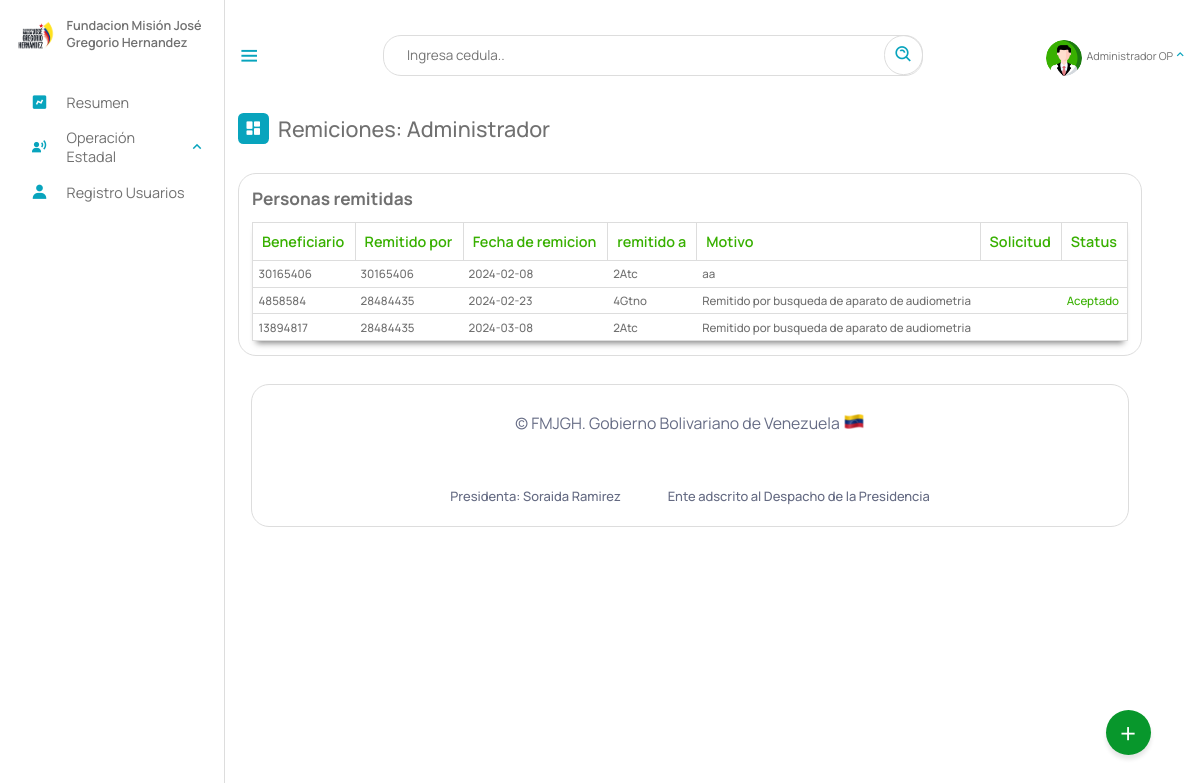
The page /Escritorio/01-remitidos_oac.php (signed in) on the database as committed earlier.
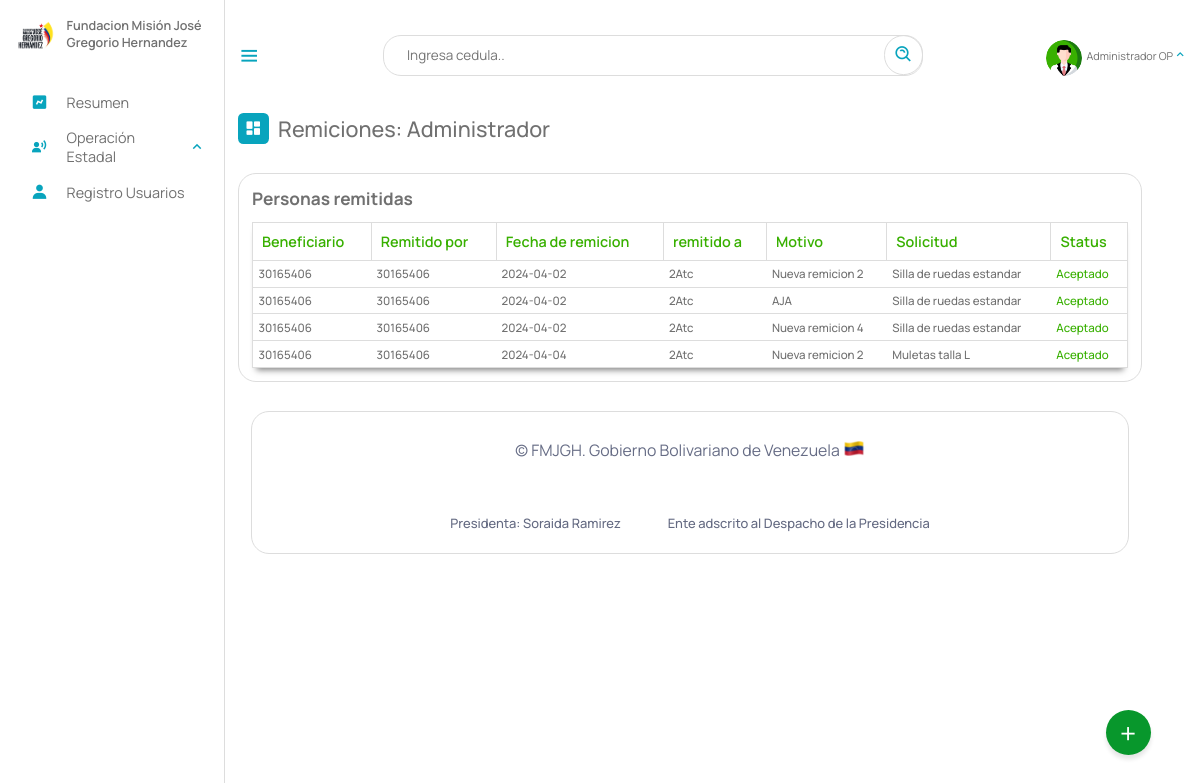
The same page on the database as committed later.
### tables this page shows
CREATE TABLE `remitidos` (
  `id` int(11) NOT NULL AUTO_INCREMENT,
  `cedula` int(12) NOT NULL,
  `departamento` varchar(5) NOT NULL,
  `coordinacion` varchar(12) DEFAULT NULL,
  `por` text NOT NULL,
  `gerencia_remitente` varchar(5) NOT NULL,
  `fecha` date NOT NULL,
  `motivo` text NOT NULL,
  `statu` text DEFAULT NULL,
  `informe` varchar(2048) DEFAULT NULL,
  `solicitud` text DEFAULT NULL,
  PRIMARY KEY (`id`),
  KEY `cedula` (`cedula`),
  KEY `departamento` (`departamento`),
  KEY `gerencia_remitente` (`gerencia_remitente`),
  KEY `coordinacion` (`coordinacion`),
  CONSTRAINT `remitidos_ibfk_1` FOREIGN KEY (`departamento`) REFERENCES `gerencia` (`id`) ON DELETE CASCADE ON UPDATE CASCADE,
  CONSTRAINT `remitidos_ibfk_2` FOREIGN KEY (`gerencia_remitente`) REFERENCES `gerencia` (`id`) ON DELETE CASCADE
);

### php/6-remitir.php (called while the page is built, shortened)
<?php
include_once("ManejadorBD.php");
class remitido extends ManejadorBD{
		private $gerencia;
        private $cnn;
        public function __construct($tipoConexion){
            $this->cnn = parent::conectar($tipoConexion);
        }
		public function setgerencia($gerencia)
		{
		    $this->gerencia = $gerencia;
		}
		public function consultarTodosRemitidosOAC(){
			try{
				$stmt = $this->cnn->prepare("SELECT * FROM remitidos WHERE gerencia_remitente = :gerencia");
				$stmt->setFetchMode(PDO::FETCH_ASSOC);
				$stmt->bindParam(':gerencia', $this->gerencia);
				$stmt->execute();
				return $stmt->fetchAll();
	        }catch(PDOException $error) {
				echo "Error: ejecutando consulta SQL.".$error->getMessage();
				exit();
	        }
		}
}

### php/ManejadorBD.php (called while the page is built, shortened)
<?php
	class ManejadorBD extends PDO {
		public $srv	= SRV;
		public $usr	= USR;
		public $pas	= PAS;
		public $dbn	= BDN;
		public function conectar($tipoConexion){
			try{
				switch ($tipoConexion) {
				    case 1:
				        $dsn = "mysql:host=$this->srv;dbname=$this->dbn";
				        break;
				}
				$dbh = new PDO($dsn, $this->usr, $this->pas);
    			$dbh->setAttribute(PDO::ATTR_ERRMODE, PDO::ERRMODE_EXCEPTION);
			}catch(PDOException $error){
                echo "Error al Conectar con la Base de Datos: ".$error->getMessage();
                exit();
			}
            $this->conexionBD = $dbh;
			return $this->conexionBD;
		}
	}
?>

### Escritorio/01-remitidos_oac.php (the view, shortened to what this page needs)
<?php
include_once("partearriba.php");
?>
<div class="dash-contenido">
    <div class="overview">
        <div class="titulo">
            <i class='bx bxs-dashboard'> </i>
            <span class="link-name">Remiciones: <?php echo $rol ?></span>
        </div>
    </div>
    <div class="tabla-atencion">
        <h2>Personas remitidas</h2>
        <table>
            <thead>
                <tr>
                    <th>Beneficiario</th>
                    <th>Remitido por</th>
                    <th>Fecha de remicion</th>
                    <th>remitido a</th>
                    <th>Motivo</th>
                    <th>Solicitud</th>
                    <th>Status</th>
                </tr>
            </thead>
            <tbody>
                <?php
                include_once("../php/6-remitir.php");
                $aten = new remitido(1);
                if ($rol == "Superusuario") {
                    $consulta = $aten->consultarTodosRemitidosSUPERADMIN();
                    $cantidadRegistros = count($consulta);
                    if ($consulta) {
                        foreach ($consulta as $registros) {
                        ?>
                            <tr>
                                <td><?php echo $registros["cedula"] ?></td>
                                <td><?php echo $registros["por"] . " <span style='color: blue;'><b>[" . $registros["gerencia_remitente"] . "]</b></span>" ?></td>
                                <td><?php echo $registros["fecha"] ?></td>
                                <td><?php echo $registros["departamento"] ?></td>
                                <td><?php echo $registros["motivo"] ?></td>
                                <td><?php echo $registros["solicitud"] ?></td>
                                <?php if ($registros["statu"] == "Aceptado") { ?>
                                    <td style="color: #38b000"><?php echo  $registros["statu"] ?></td>
                                <?php } elseif ($registros["statu"] == "Rechazado") { ?>
                                    <td style="color: #f16d64"><?php echo  $registros["statu"] ?></td>
                                <?php   }else{
                                    echo "<td></td>";
                                } ?>
                            </tr>
                        <?php
                        }
                    }
                } else {
                    $aten->setgerencia($gerencia);
                    $consulta = $aten->consultarTodosRemitidosOAC();
                    if ($consulta) {
                        foreach ($consulta as $registros) {
                        ?>
                            <tr>
                                <td><?php echo $registros["cedula"] ?></td>
                                <td><?php echo $registros["por"]  ?></td>
                                <td><?php echo $registros["fecha"] ?></td>
                                <td><?php echo $registros["departamento"] ?></td>
                                <td><?php echo $registros["motivo"] ?></td>
                                <td><?php echo $registros["solicitud"] ?></td>
                                <?php if ($registros["statu"] == "Aceptado") { ?>
                                    <td style="color: #38b000"><?php echo  $registros["statu"] ?></td>
                                <?php } elseif ($registros["statu"] == "Rechazado") { ?>
                                    <td style="color: #f16d64"><?php echo  $registros["statu"] ?></td>
                                <?php   }else{
                                    echo "<td></td>";
                                } ?>
                            </tr>
                        <?php
                        }
                    }
                }
                ?>
            </tbody>
        </table>
    </div>
</div>
<?php
include_once("parteabajo.php");
?>

### Escritorio/partearriba.php (shortened to what this page needs)
<!DOCTYPE html>
<html lang="es">
<head>
    <link rel="stylesheet" href="estilo.css">
    <link rel="stylesheet" href="dash.css">
    <link rel="stylesheet" href="02-buttons/01-buttons.css">
    <link href='https://unpkg.com/boxicons@2.1.4/css/boxicons.min.css' rel='stylesheet'>
<link rel="stylesheet" href="https://cdnjs.cloudflare.com/ajax/libs/font-awesome/6.5.2/css/all.min.css" />
</head>
<body>
    <?php
    if (isset($_SESSION['cedula'])) {
        $NombreUsuarioActivo = $_SESSION['nombre'];
        $rol = $_SESSION["rol"];
        $gerencia = $_SESSION['gerencia'];
    }
    switch ($rol) {
        case "1adm":
            $rol = "Administrador";
            break;
    }
    ?>
    <nav class="sidebar">
        <header>
            <div class="image-text">
                <span class="image">
                    <img src="logo3.png" alt="logo">
                </span>
                <div class="text header-text">
                    <span class="name">Fundacion Misión José Gregorio Hernandez</span>
                </div>
            </div>
        </header>
        <ul class="nav-links">
            <li>
                <a href="index.php">
                    <i class='bx bxs-chart'></i>
                    <span class="link-name">Resumen</span>
                </a>
            </li>
            <?php
            if ($gerencia == "4Gtno" || $rol == "Superusuario") {
            ?>
                <li>
                    <div class="ioncn-link">
                        <a>
                            <i class='bx bxs-user-voice'></i>
                            <span class="link-name">Operación Estadal</span>
                        </a>
                        <i class='bx bx-chevron-up'></i>
                    </div>
                </li>
            <?php
            }
            ?>
            <?php
            if ($rol == "Administrador" || $rol == "Superusuario") {
            ?>
                <li>
                    <a href="03-registro.php">
                        <i class='bx bxs-user'></i>
                        <span class="link-name">Registro Usuarios</span>
                    </a>
                </li>
            <?php
            }
            ?>
        </ul>
    </nav>
    <main class="menu-dash">
        <div class="top">
            <i class='bx bx-menu sidebar-toggle'></i>
            <div class="busqueda">
                <input type="text" id="input_search" placeholder="Ingresa cedula..">
                <a href="#" class="search" id="search"><i class='bx bx-search-alt bx-rotate-90'></i></a>
            </div>
            <li>
                <div class="ioncn-link">
                    <a><?php
                            if($_SESSION["profile_photo"]){
                                $ruta = "fotos_perfil/". $_SESSION["profile_photo"];
                            }else{
                                $ruta = "profile.png";
                            }
                        ?>
                        <div class="img-profi">
                             <img src="<?php echo $ruta ?>" alt="">
                        </div>
                        <span class="link_name" id="user_active"><?php echo $NombreUsuarioActivo ?></span>
                    </a>
                    <i class='bx bx-chevron-up'></i>
                </div>
            </li>
        </div>
        <div class="action">
            <span class="abrir" onclick="actionToggle()">+</span>
        </div>

### Escritorio/parteabajo.php (shortened to what this page needs)
<div class="footer__info container">
    <span class="footer_copy">
        &#169; FMJGH. Gobierno Bolivariano de Venezuela <img src="ve.png">
    </span>
    <br><br>
    <div class="footer__privacy">
        <a>Presidenta: Soraida Ramirez</a>
        <a>Ente adscrito al Despacho de la Presidencia</a>
    </div>
</div>
</main>
</body>
</html>

### Escritorio/estilo.css (style rules this page uses)
* { font-family: 'Manrope', sans-serif; margin: 0; padding: 0; box-sizing: border-box; scroll-behavior: smooth; }
:root { --body-color: ; --tran-03:all 0.2 ease ; --tran-03:all 0.3s ease ; --tran-03:all 0.4s ease ; --tran-03:all 0.5s ease ; }
body { height: 100vh; background-color: #fff; }
.sidebar .text { font-size: 14px; font-weight: 500; color: #707070; }
.sidebar .image { min-width: 60px; display: flex; align-items: center; }
.sidebar { position: fixed; top: 0; left: 0; height: 100%; width: 250px; padding: 20px 0px 0px 14px ; background-color: #fff; transition: 0.3s; border-right: 1px solid #ddd; }
.sidebar header { position: relative; }
.sidebar .image-text img { width: 50px; border-radius: 6px; }
.sidebar header .image-text { display: flex; align-items: center; }
header .image-text .header-text { display: flex; flex-direction: column; transition: 0.3; }
.header-text .name { font-weight: 600; text-align: left; margin-top: -2px; }
.sidebar .nav-links { background-color: rgb(255, 255, 255); height: 100%; padding-top: 30px; }
.sidebar .nav-links li { position: relative; list-style: none; transition: all 0.4s ease; }
.sidebar .nav-links li .ioncn-link { display: flex; align-items: left; justify-content: space-between; }
.bx-chevron-up { transition: transform .3s; }
.sidebar .nav-links li i { height: 50px; min-width: 60px; text-align: center; line-height: 50px; color:#08A4BD ; font-size: 20px; }
.sidebar .nav-links li a { text-decoration: none; display: flex; align-items: center; justify-content: left; }
.sidebar .nav-links li a .link-name { font-size: 16px; font-weight: 400; color: #707070; transition: 0.3s ease; }
.menu-dash { position: relative; left: 250px; background-color: #fff; height: 100vh; width: calc(100% - 300px); padding: 10px 14px; transition: 0.3s; }
.menu-dash .top { display: flex; position: fixed; top: 0px; left: 250px; align-items: center; justify-content: space-between; width: calc(100% - 250px); backdrop-filter: blur(15px); padding: 10px 14px; transition: 0.3; height: 123px; z-index: 500; }
.menu-dash .top .sidebar-toggle { font-size: 26px; cursor: pointer; color: #08A4BD; }
.menu-dash .top .busqueda { position: relative; height: 45px; max-width: 600px; width: 100%; margin: 0 30px; }
.top .busqueda input { height: 100%; width: 100%; position: absolute; border: 1px solid #ddd; padding: 0 50px 0 25px; outline: none; font-size: 15px; border-radius: 20px; }
.top .busqueda i { position: absolute; right: 0px; font-size: 22px; z-index: 10; top: 50%; transform: translateY(-50%); color: #08A4BD; padding: 10px; border: 1px solid #ddd; border-radius: 50px; }
.top img { width: 40px; border-radius: 100%; margin-top: 10px; height: 40px; object-fit: cover; }
.menu-dash .top .link_name { font-size: 12px; }
.menu-dash .top i { color: #08A4BD; }
.menu-dash .dash-contenido { padding-top: 45px; }
.menu-dash .titulo { display: flex; align-items: center; margin: 70px 0 30px 0; }
.menu-dash .titulo i { position: relative; height: 35px; width: 35px; background-color: #08A4BD; border-radius: 6px; color: #fff; display: flex; align-items: center; justify-content: center; font-size: 20px; }
.menu-dash .titulo .link-name { font-size: 24PX; font-weight: 500; color: #707070; margin-left: 10px; }
.menu-dash .top li { list-style: none; }
.menu-dash .top li .ioncn-link { display: flex; justify-content: space-between; align-items: center; }
.menu-dash .top li .ioncn-link a { text-decoration: none; display: flex; align-items: center; justify-content: center; gap: 5px; flex-wrap: nowrap; position: relative; color: #707070; }
.container { background-color: #fff; border: 1px solid #ddd; max-width: 100%; border-radius: 20px; padding: 30px; margin: 0 15px; }
.action { position: fixed; bottom: 50px; right: 55px; width: 50px; height: 50px; background: #08972c; border-radius: 50%; cursor: pointer; box-shadow: 0 5px 5px rgba(0,0,0,0.1); z-index: 50; }
.action span { position: relative; width: 100%; height: 100%; display: flex; justify-content: center; align-items: center; color: #fff; font-size: 2em; transition: 0.3s ease-in-out; }
table { width: 100%; }

### Escritorio/02-buttons/01-buttons.css (style rules this page uses)
body { margin: 0; padding: 0; }

Rows that differ between the two databases and show on the page:
removed remitidos: cedula "30165406", por "30165406", fecha "2024-02-08", departamento "2Atc", motivo "aa"
removed remitidos: cedula "4858584", por "28484435", fecha "2024-02-23", departamento "4Gtno", motivo "Remitido por busqueda de aparato de audiometria", statu "Aceptado"
removed remitidos: cedula "13894817", por "28484435", fecha "2024-03-08", departamento "2Atc", motivo "Remitido por busqueda de aparato de audiometria"
added remitidos: cedula "30165406", por "30165406", fecha "2024-04-02", departamento "2Atc", motivo "Nueva remicion 2", solicitud "Silla de ruedas estandar", statu "Aceptado"
added remitidos: cedula "30165406", por "30165406", fecha "2024-04-02", departamento "2Atc", motivo "AJA", solicitud "Silla de ruedas estandar", statu "Aceptado"
added remitidos: cedula "30165406", por "30165406", fecha "2024-04-02", departamento "2Atc", motivo "Nueva remicion 4", solicitud "Silla de ruedas estandar", statu "Aceptado"
added remitidos: cedula "30165406", por "30165406", fecha "2024-04-04", departamento "2Atc", motivo "Nueva remicion 2", solicitud "Muletas talla L", statu "Aceptado"
